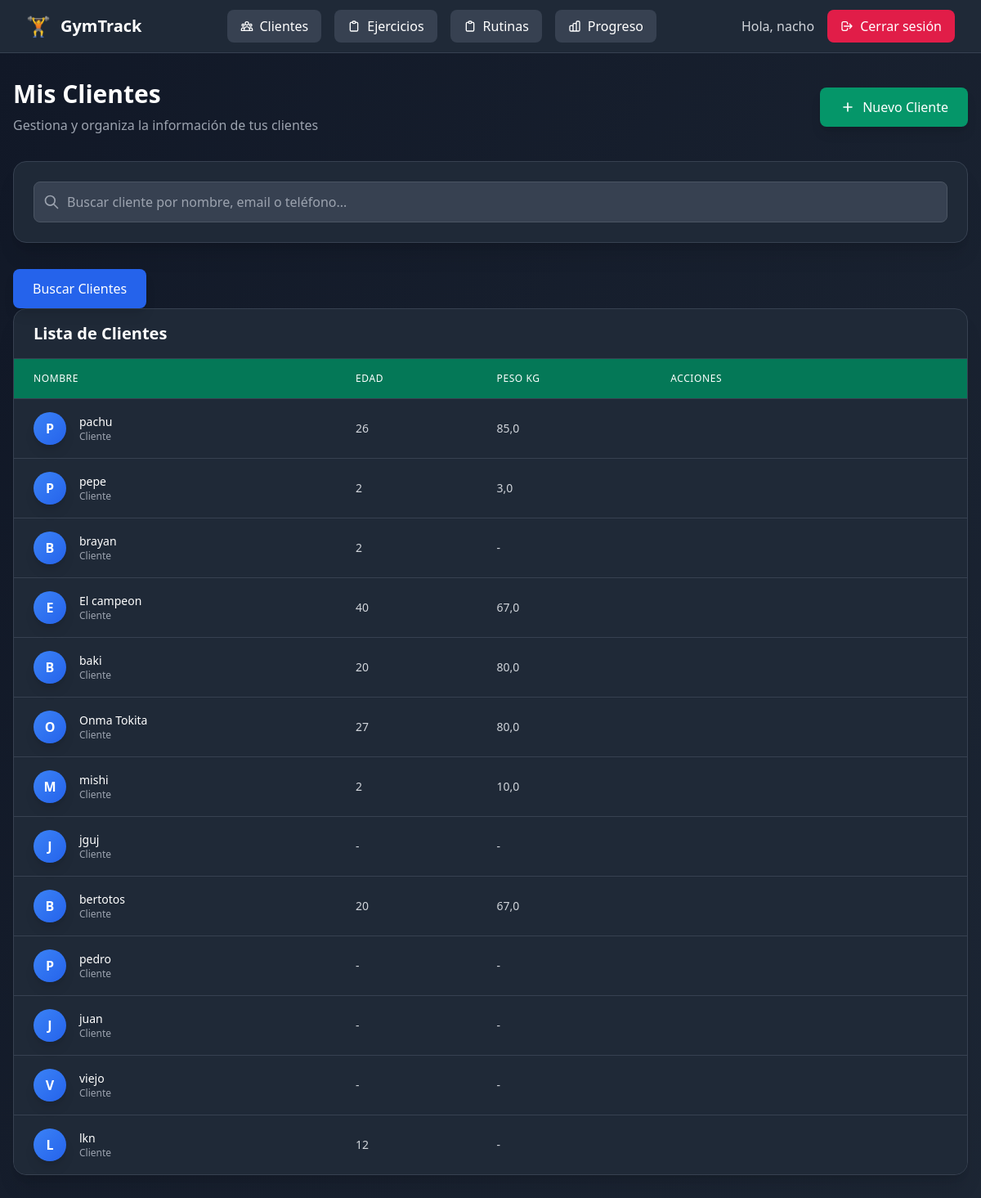
Screenshot of /clientes/ (signed in) with the database file from the repository.
### usuarios/models.py (models this page shows, shortened)
class Usuario(AbstractUser):
    ROLES = [
        ("admin", "Administrador"),
        ("entrenador", "Entrenador"),
        ("cliente", "Cliente"),
    ]
    rol = models.CharField(max_length=20, choices=ROLES, default="entrenador")

### clientes/models.py (models this page shows, shortened)
class Cliente(models.Model):
    usuario = models.OneToOneField(
        settings.AUTH_USER_MODEL,
        on_delete=models.CASCADE,
        related_name="perfil_cliente",
        null=True, blank=True
    )
    entrenadores = models.ManyToManyField(
        settings.AUTH_USER_MODEL,
        related_name="clientes",
        blank=True
    )
    nombre = models.CharField(max_length=100)
    edad = models.PositiveIntegerField(null=True, blank=True)
    altura_cm = models.PositiveIntegerField(null=True, blank=True)
    peso_kg = models.FloatField(null=True, blank=True)
    lesiones = models.TextField(blank=True, help_text="Anotar lesiones o complicaciones")

### clientes/views.py (the view)
# urls.py: path("", ClienteListaView.as_view(), name="lista"),
class ClienteListaView(LoginRequiredCustomMixin, RolRequiredMixin, EntrenadorQuerysetMixin, ListView):
    model = Cliente
    template_name = "clientes/lista.html"
    context_object_name = "clientes"
    rol_permitido = "entrenador"  # 👈 solo entrenadores

### usuarios/mixins.py (called while the page is built)
    def test_func(self):
        user = self.request.user
        if not user.is_authenticated:
            return False
        if self.rol_permitido:
            return user.rol == self.rol_permitido
        return False

    def get_queryset(self):
        qs = super().get_queryset()
        user = self.request.user
        if user.is_superuser:
            return qs
        if hasattr(self.model, "cliente"):
            return qs.filter(cliente__entrenadores=user).distinct()
        if hasattr(self.model, "entrenadores"):
            return qs.filter(entrenadores=user).distinct()
        return qs.none()

### clientes/templates/clientes/lista.html (shortened to what this page needs)
{% extends "base.html" %}
{% block content %}
<div class="min-h-screen bg-gradient-to-br from-gray-900 to-gray-800 py-8 px-4">
  <div class="max-w-7xl mx-auto">
    <div class="flex flex-col sm:flex-row justify-between items-start sm:items-center mb-8 gap-4">
      <div>
        <h1 class="text-3xl font-bold text-white mb-2">Mis Clientes</h1>
        <p class="text-gray-400">Gestiona y organiza la información de tus clientes</p>
      </div>
      <a href="{% url 'clientes:crear' %}" class="inline-flex items-center px-6 py-3 bg-emerald-600 hover:bg-emerald-500 text-white font-medium rounded-lg transition-colors shadow-lg">
        <svg class="w-5 h-5 mr-2" fill="none" stroke="currentColor" viewBox="0 0 24 24">
          <path stroke-linecap="round" stroke-linejoin="round" stroke-width="2" d="M12 6v6m0 0v6m0-6h6m-6 0H6"></path>
        </svg>
        Nuevo Cliente
      </a>
    </div>
    <div class="bg-gray-800 rounded-2xl shadow-xl border border-gray-700 p-6 mb-8">
      <div class="relative">
        <div class="absolute inset-y-0 left-0 pl-3 flex items-center pointer-events-none">
        </div>
        <input
          type="text"
          id="buscadorClientes"
          class="block w-full pl-10 pr-4 py-3 bg-gray-700 border border-gray-600 rounded-lg text-white placeholder-gray-400 focus:outline-none focus:ring-2 focus:ring-emerald-500 focus:border-transparent"
          placeholder="Buscar cliente por nombre, email o teléfono..."
        />
      </div>
    </div>
<a href="{% url 'clientes:buscar' %}"
   class="inline-flex items-center px-6 py-3 bg-blue-600 hover:bg-blue-500 text-white
          font-medium rounded-lg transition-colors shadow-lg">
  Buscar Clientes
</a>
    <div class="bg-gray-800 rounded-2xl shadow-xl border border-gray-700 overflow-hidden">
      <div class="px-6 py-4 border-b border-gray-700">
        <h2 class="text-xl font-bold text-white">Lista de Clientes</h2>
      </div>
      <div class="overflow-x-auto">
        <table class="min-w-full divide-y divide-gray-700">
          <thead class="bg-emerald-700">
            <tr>
              <th class="px-6 py-4 text-left text-xs font-medium text-white uppercase tracking-wider">Nombre</th>
              <th class="px-6 py-4 text-left text-xs font-medium text-white uppercase tracking-wider">Edad</th>
              <th class="px-6 py-4 text-left text-xs font-medium text-white uppercase tracking-wider">Peso KG</th>
              <th class="px-6 py-4 text-left text-xs font-medium text-white uppercase tracking-wider">Acciones</th>
            </tr>
          </thead>
          <tbody class="bg-gray-800 divide-y divide-gray-700" id="tablaClientes">
            {% for cliente in clientes %}
            <tr class="hover:bg-gray-750 transition-colors group">
              <td class="px-6 py-4 whitespace-nowrap">
                <div class="flex items-center">
                  <div class="flex-shrink-0 h-10 w-10 bg-gradient-to-br from-blue-500 to-blue-600 rounded-full flex items-center justify-center text-white font-bold shadow-lg">
                    {{ cliente.nombre|slice:":1"|upper }}
                  </div>
                  <div class="ml-4">
                    <div class="text-sm font-medium text-white">{{ cliente.nombre }}</div>
                    <div class="text-xs text-gray-400">Cliente</div>
                  </div>
                </div>
              </td>
              <td class="px-6 py-4 whitespace-nowrap">
                <div class="text-sm text-gray-300 flex items-center">
                  {{ cliente.edad|default:"-" }}
                </div>
              </td>
              <td class="px-6 py-4 whitespace-nowrap">
                <div class="text-sm text-gray-300 flex items-center">
                  {{ cliente.peso_kg|default:"-" }}
                </div>
              </td>
              <td class="px-6 py-4 whitespace-nowrap">
              </td>
            </tr>
            {% endfor %}
          </tbody>
        </table>
      </div>
    </div>
  </div>
</div>
{% endblock %}

### templates/base.html (shortened to what this page needs)
<!DOCTYPE html>
<html lang="es">
  <head>
    <script src="https://cdn.tailwindcss.com"></script>
  </head>
  <body class="bg-gradient-to-br from-gray-900 to-gray-800 min-h-screen">
    <nav class="bg-gray-800 border-b border-gray-700 shadow-lg">
      <div class="max-w-7xl mx-auto px-4 sm:px-6 lg:px-8">
        <div class="flex justify-between items-center h-16">
          <div class="flex items-center">
            <a href="/" class="flex items-center space-x-3 text-xl font-bold text-white hover:text-emerald-400 transition-colors">
              <span class="text-2xl">🏋️</span>
              <span class="hidden sm:inline">GymTrack</span>
            </a>
          </div>
          <div class="hidden md:flex items-center space-x-4">
            <a href="{% url 'clientes:lista' %}" class="inline-flex items-center px-4 py-2 bg-gray-700 hover:bg-gray-600 text-white font-medium rounded-lg transition-colors">
              Clientes
            </a>
            <a href="{% url 'ejercicios:lista' %}" class="inline-flex items-center px-4 py-2 bg-gray-700 hover:bg-gray-600 text-white font-medium rounded-lg transition-colors">
              <svg class="w-4 h-4 mr-2" fill="none" stroke="currentColor" viewBox="0 0 24 24">
                <path stroke-linecap="round" stroke-linejoin="round" stroke-width="2" d="M9 5H7a2 2 0 00-2 2v12a2 2 0 002 2h10a2 2 0 002-2V7a2 2 0 00-2-2h-2M9 5a2 2 0 002 2h2a2 2 0 002-2M9 5a2 2 0 012-2h2a2 2 0 012 2"></path>
              </svg>
              Ejercicios
            </a>
            <a href="{% url 'rutinas:lista' %}" class="inline-flex items-center px-4 py-2 bg-gray-700 hover:bg-gray-600 text-white font-medium rounded-lg transition-colors">
              <svg class="w-4 h-4 mr-2" fill="none" stroke="currentColor" viewBox="0 0 24 24">
                <path stroke-linecap="round" stroke-linejoin="round" stroke-width="2" d="M9 5H7a2 2 0 00-2 2v12a2 2 0 002 2h10a2 2 0 002-2V7a2 2 0 00-2-2h-2M9 5a2 2 0 002 2h2a2 2 0 002-2M9 5a2 2 0 012-2h2a2 2 0 012 2"></path>
              </svg>
              Rutinas
            </a>
            <a href="{% url 'progreso:index' %}" class="inline-flex items-center px-4 py-2 bg-gray-700 hover:bg-gray-600 text-white font-medium rounded-lg transition-colors">
              Progreso
            </a>
          </div>
          <div class="hidden md:flex items-center space-x-4">
            {% if user.is_authenticated %}
              <span class="text-gray-300 font-medium">Hola, {{ user.username }}</span>
              <a href="{% url 'usuarios:logout' %}" class="inline-flex items-center px-4 py-2 bg-rose-600 hover:bg-rose-500 text-white font-medium rounded-lg transition-colors">
                <svg class="w-4 h-4 mr-2" fill="none" stroke="currentColor" viewBox="0 0 24 24">
                  <path stroke-linecap="round" stroke-linejoin="round" stroke-width="2" d="M17 16l4-4m0 0l-4-4m4 4H7m6 4v1a3 3 0 01-3 3H6a3 3 0 01-3-3V7a3 3 0 013-3h4a3 3 0 013 3v1"></path>
                </svg>
                Cerrar sesión
              </a>
            {% endif %}
          </div>
        </div>
      </div>
    </nav>
    <main class="flex-1">
      {% block content %}{% endblock %}
    </main>
  </body>
</html>

### rows the page displays
Usuario: username "nacho"
Cliente: nombre "P", nombre "pachu", edad "26", peso_kg "85,0"
Cliente: nombre "P", nombre "pepe", edad "2", peso_kg "3,0"
Cliente: nombre "B", nombre "brayan", edad "2", peso_kg "-"
Cliente: nombre "E", nombre "El campeon", edad "40", peso_kg "67,0"
Cliente: nombre "B", nombre "baki", edad "20", peso_kg "80,0"
Cliente: nombre "O", nombre "Onma Tokita", edad "27", peso_kg "80,0"
Cliente: nombre "M", nombre "mishi", edad "2", peso_kg "10,0"
Cliente: nombre "J", nombre "jguj", edad "-", peso_kg "-"
Cliente: nombre "B", nombre "bertotos", edad "20", peso_kg "67,0"
Cliente: nombre "P", nombre "pedro", edad "-", peso_kg "-"
Cliente: nombre "J", nombre "juan", edad "-", peso_kg "-"
Cliente: nombre "V", nombre "viejo", edad "-", peso_kg "-"
Cliente: nombre "L", nombre "lkn", edad "12", peso_kg "-"
